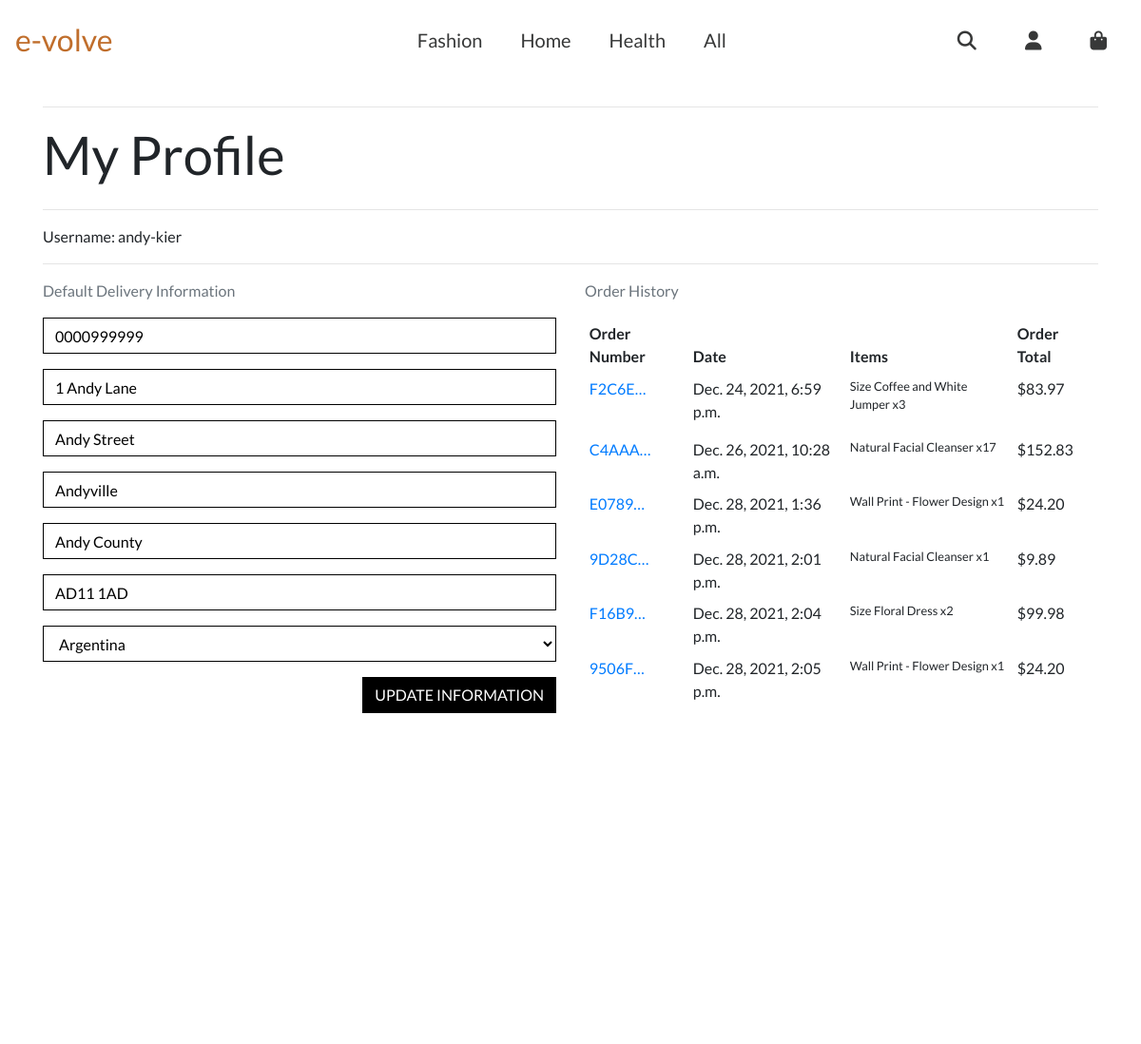
The app's page /profile/ (signed in), older data.
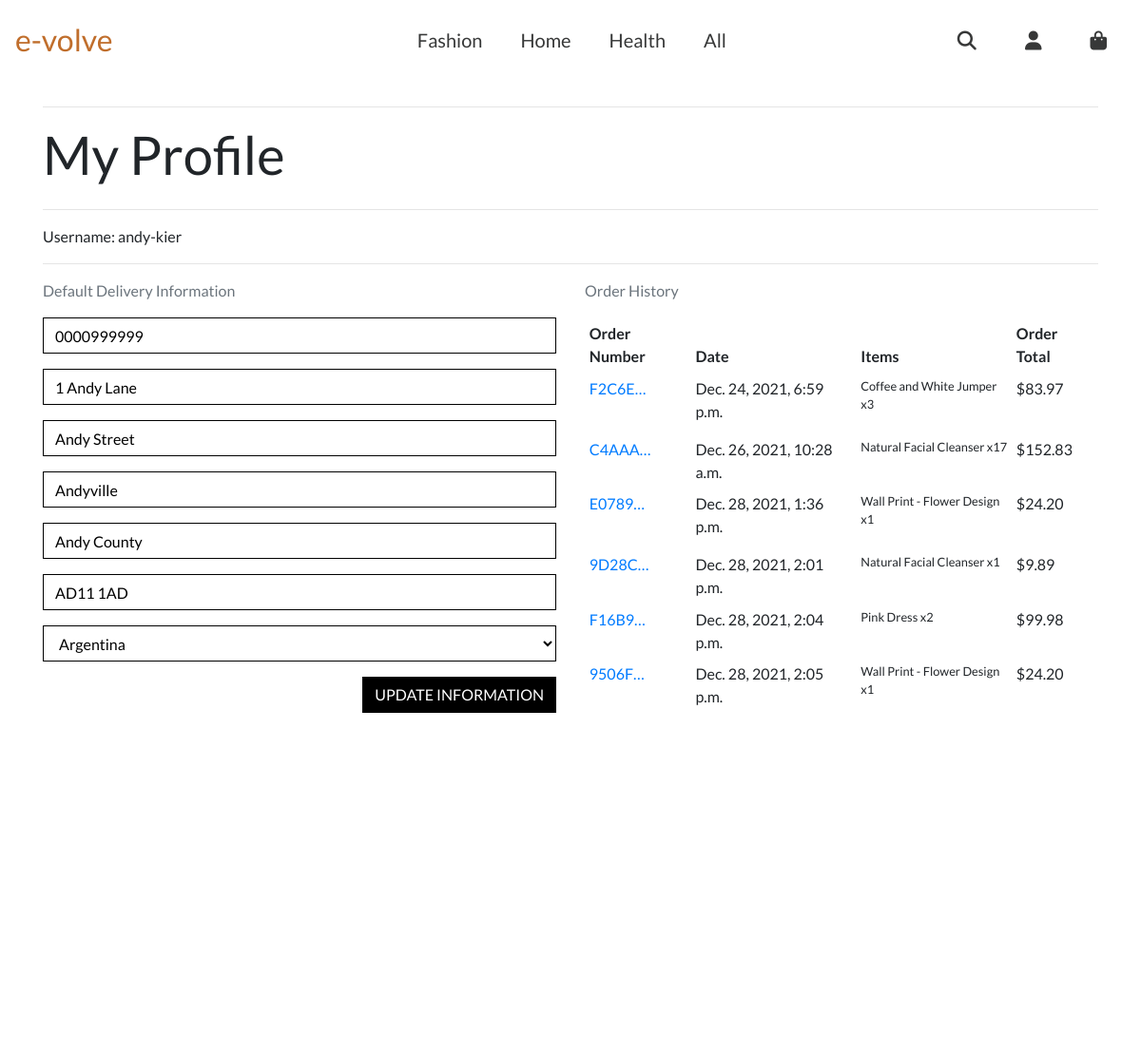
The same page, newer data.
### profiles/models.py (models this page shows)
class UserProfile(models.Model):
    user = models.OneToOneField(User, on_delete=models.CASCADE)
    default_phone_number = models.CharField(max_length=20, null=True,
                                            blank=True)
    default_street_address1 = models.CharField(max_length=80, null=True,
                                               blank=True)
    default_street_address2 = models.CharField(max_length=80, null=True,
                                               blank=True)
    default_town_or_city = models.CharField(max_length=40, null=True,
                                            blank=True)
    default_county = models.CharField(max_length=80, null=True,
                                      blank=True)
    default_postcode = models.CharField(max_length=20, null=True,
                                        blank=True)
    default_country = CountryField(blank_label='Country', null=True,
                                   blank=True)
    def __str__(self):
        return self.user.username

### checkout/models.py (models this page shows, shortened)
class Order(models.Model):
    order_number = models.CharField(max_length=32, null=False, editable=False)
    user_profile = models.ForeignKey(UserProfile, on_delete=models.SET_NULL,
                                     null=True, blank=True,
                                     related_name='orders')
    full_name = models.CharField(max_length=50, null=False, blank=False)
    email = models.EmailField(max_length=254, null=False, blank=False)
    phone_number = models.CharField(max_length=20, null=False, blank=False)
    country = CountryField(blank_label='Country *', null=False, blank=False)
    postcode = models.CharField(max_length=20, null=True, blank=True)
    town_or_city = models.CharField(max_length=40, null=False, blank=False)
    street_address1 = models.CharField(max_length=80, null=False, blank=False)
    street_address2 = models.CharField(max_length=80, null=True, blank=True)
    county = models.CharField(max_length=80, null=True, blank=True)
    date = models.DateTimeField(auto_now_add=True)
    delivery_cost = models.DecimalField(max_digits=6, decimal_places=2,
                                        null=False, default=0)
    order_total = models.DecimalField(max_digits=10, decimal_places=2,
                                      null=False, default=0)
    grand_total = models.DecimalField(max_digits=10, decimal_places=2,
                                      null=False, default=0)
    original_shopping_bag = models.TextField(null=False, blank=False,
                                             default='')
    stripe_pid = models.CharField(max_length=254, null=False, blank=False,
                                  default='')

class OrderLineItem(models.Model):
    SIZE_6 = "6"
    SIZE_8 = "8"
    SIZE_10 = "10"
    SIZE_12 = "12"
    SIZE_14 = "14"
    SIZE_16 = "16"
    SIZE_18 = "18"
    SIZE_20 = "20"
    SIZE_CHOICES = [
        (SIZE_6, 'Size 6'),
        (SIZE_8, 'Size 8'),
        (SIZE_10, 'Size 10'),
        (SIZE_12, 'Size 12'),
        (SIZE_14, 'Size 14'),
        (SIZE_16, 'Size 16'),
        (SIZE_18, 'Size 18'),
        (SIZE_20, 'Size 20'),
    ]
    order = models.ForeignKey(Order, null=False, blank=False,
                              on_delete=models.CASCADE,
                              related_name='lineitems')
    product = models.ForeignKey(Product, null=False, blank=False,
                                on_delete=models.CASCADE)
    product_size = models.CharField(max_length=2,
                                    choices=SIZE_CHOICES, null=True,
                                    blank=True)
    quantity = models.IntegerField(null=False, blank=False, default=0)
    lineitem_total = models.DecimalField(max_digits=6, decimal_places=2,
                                         null=False, blank=False,
                                         editable=False)

### products/models.py (models this page shows, shortened)
class Product(models.Model):
    category = models.ForeignKey('Category', null=True, blank=True,
                                 on_delete=models.SET_NULL)
    sku = models.CharField(max_length=254, null=True, blank=True)
    name = models.CharField(max_length=254)
    description = models.TextField()
    has_sizes = models.BooleanField(default=False, null=True, blank=True)
    price = models.DecimalField(max_digits=6, decimal_places=2)
    image_url = models.URLField(max_length=1024, null=True, blank=True)
    image = models.ImageField(null=True, blank=True)

### profiles/views.py (the view)
# urls.py: path('profile/', include('profiles.urls')),
@login_required()
def profile(request):
    profile = get_object_or_404(UserProfile, user=request.user)
    if request.method == 'POST':
        form = UserProfileForm(request.POST, instance=profile)
        if form.is_valid():
            form.save()
            messages.success(request, 'Profile updated successfully')
        else:
            messages.error(request, 'Update failed. Please ensure the form is valid.')
    else:
        form = UserProfileForm(instance=profile)
    orders = profile.orders.all()
    template = 'profiles/profile.html'
    context = {
        'profile': profile,
        'form': form,
        'orders': orders,
        'on_profile_page': True
    }
    return render(request, template, context)

### profiles/forms.py
class UserProfileForm(forms.ModelForm):
    class Meta:
        model = UserProfile
        exclude = ('user',)
    def __init__(self, *args, **kwargs):
        super().__init__(*args, **kwargs)
        placeholders = {
            'default_phone_number': 'Phone Number',
            'default_postcode': 'Postal Code',
            'default_town_or_city': 'Town or City',
            'default_street_address1': 'Street Address 1',
            'default_street_address2': 'Street Address 2',
            'default_county': 'County, State or Locality',
        }
        self.fields['default_phone_number'].widget.attrs['autofocus'] = True
        for field in self.fields:
            if field != 'default_country':
                if self.fields[field].required:
                    placeholder = f'{placeholders[field]} *'
                else:
                    placeholder = placeholders[field]
                self.fields[field].widget.attrs['placeholder'] = placeholder
            self.fields[field].widget.attrs['class'] = (
              'border-black rounded-0 profile-form-input')
            self.fields[field].label = False

### profiles/templates/profiles/profile.html (shortened to what this page needs)
{% extends "base.html" %}
{% load static %}
{% block extra_css %}
    <link rel="stylesheet" href="{% static 'profiles/css/profile.css' %}">
{% endblock %}
{% block content %}
    <div class="overlay"></div>
    <div class="mt-5 pt-5"></div>
    <div class="container">
        <div class="row">
            <div class="col">
                <hr>
                <h2 class="logo-font mb-4">My Profile</h2>
                <hr>
                Username: {{ profile }}
                <hr>
            </div>
        </div>
        <div class="row">
            <div class="col-12 col-lg-6">
                <p class="text-muted">Default Delivery Information</p>
                <form class="mt-3" action="{% url 'profile' %}" method="POST" id="profile-update-form">
                    {{ form|crispy }}
                    <button class="btn btn-black rounded-0 text-uppercase float-right">Update Information</button>
                </form>
            </div>
            <div class="col-12 col-lg-6">
                <p class="text-muted">Order History</p>
                <div class="order-history table-responsive">
                    <table class="table table-sm table-borderless">
                        <thead>
                            <tr>
                                <th>Order Number</th>
                                <th>Date</th>
                                <th>Items</th>
                                <th>Order Total</th>
                            </tr>
                        </thead>
                        <tbody>
                            {% for order in orders %}
                                <tr>
                                    <td>
                                        <a href="{% url 'order_history' order.order_number %}"
                                        title="{{ order.order_number }}">
                                            {{ order.order_number|truncatechars:6 }}
                                        </a>
                                    </td>
                                    <td>{{ order.date }}</td>
                                    <td>
                                        <ul class="list-unstyled">
                                            {% for item in order.lineitems.all %}
                                                <li class="small">
                                                    {% if item.product.has_sizes %}
                                                        Size {{ item.product.size|upper }}
                                                    {% endif %}{{ item.product.name }} x{{ item.quantity }}
                                                </li>
                                            {% endfor %}
                                        </ul>
                                    </td>
                                    <td>${{ order.grand_total }}</td>
                                </tr>
                            {% endfor %}
                        </tbody>
                    </table>
                </div>
            </div>
        </div>
{% endblock %}

### templates/base.html (shortened to what this page needs)
{% load static %}
<!doctype html>
<html lang="en">
  <head>
    {% block corecss %}
        <link rel="stylesheet" href="https://stackpath.bootstrapcdn.com/bootstrap/4.4.1/css/bootstrap.min.css">
        <link rel="stylesheet" href="{% static 'css/base.css' %}"/>
    {% endblock %}
    {% block extra_css %}
    {% endblock %}
  </head>
  <body>
    <header class="container-fluid fixed-top">
      <nav class="navbar navbar-expand-lg navbar-light bg-light">
        <a class="navbar-brand ml-auto site-logo d-none d-lg-inline-block" href="{% url 'home' %}">e-volve</a>
          <ul class="mobile-user-icons">
        </ul>
        <div class="d-none d-lg-inline-block nav-central-links">
          <ul class="">
            <li class="dropdown-category nav-item">
              <a href="{% url 'products' %}?category=fashion">
                <i id="home-products-link" data-toggle="" aria-haspopup="true" aria-expanded="false" class="d-lg-inline-block central-nav-link">Fashion</i>
              </a>
            </li>
            <li class="dropdown-category nav-item">
              <a href="{% url 'products' %}?category=home">
                <i id="home-products-link" data-toggle="" aria-haspopup="true" aria-expanded="false" class="d-lg-inline-block central-nav-link">Home</i>
              </a>
            </li>
            <li class="dropdown-category nav-item">
              <a href="{% url 'products' %}?category=health">
                <i id="home-products-link" data-toggle="" aria-haspopup="true" aria-expanded="false" class="d-lg-inline-block central-nav-link">Health</i>
              </a>
            </li>
            <li class="dropdown-category nav-item">
              <a href="{% url 'products' %}">
                <i id="all-products-link" href="" data-toggle="" aria-haspopup="true" aria-expanded="false" class="d-lg-inline-block central-nav-link">All</i>
              </a>
            </li>
          </ul>
        </div>
        <div>
          <ul class="user-section-large">
            <li class="list-inline-item d-none d-lg-inline-flex">
              <a href="#" id="desktop-search" class="central-nav-link" data-toggle="dropdown" aria-haspopup="true" aria-expanded="false">
                <i class="fas fa-search d-none d-lg-inline-flex"></i>
              </a>
            </li>
            <li id="desktop-user-link" class="list-inline-item dropdown">
              <a href="#" id="user-options-desktop" data-toggle="dropdown" aria-haspopup="true" aria-expanded="false">
                <div>
                  <i class="fas fa-user d-none d-lg-inline-flex central-nav-link"></i>
                </div>
              </a>
            </li>
            <li class="list-inline-item d-none d-lg-inline-block shopping-bag-large-screen">
              <a href="{% url 'shopping_bag' %}">
                <i class="fas fa-shopping-bag d-lg-inline-flex text-center central-nav-link"></i>
                <div class="text-center">
                  {% if total_including_delivery %}
                    <p class="bag-total">£{{ total_including_delivery|floatformat:2 }}</p>
                  {% else %}
                    <p class="zero-value">£0.00</p>
                  {% endif %}
                </div>
              </a>
            </li>
          </ul>
        </div>
      </nav>
    </header>
    {% block content %}
    {% endblock %}
  </body>
</html>

### static/css/base.css (style rules this page uses)
* { padding: 0; border: 0; margin: 0; border-color: #33373a; }
html { height: 100%; }
body, html { height: 100%; }
body { font-family: Lato; }
.container-fluid { padding: 0; }
.bg-light { background-color:white!important; }
.nav-central-links { display:inline-block; width: 50%; position:relative; left: 1rem; }
.central-nav-link { display:inline-block; text-decoration: none; color:rgb(55, 56, 56); transition: 0.4s; cursor: pointer; font-style: normal; font-size: 20px; padding-left: 20px; padding-right: 20px; }
.nav-central-links ul { list-style-type: none; }
.nav-central-links ul li { float: left; }
.user-section-large { list-style-type: none; }
.mobile-user-icons { position: relative; bottom: 8px; left: 30px; margin-top: 0px; margin-bottom: 0px; }
.fa-shopping-bag { color:rgb(55, 56, 56); }
nav div .shopping-bag-large-screen { text-decoration: none; position:relative; top: 24px; padding-bottom: 3px; padding-left: 0px; padding-right: 0px; }
.user-section-large { margin: 0; }
.zero-value { color: #ffffff; }
.site-logo { color:#c06e2c !important; font-size: 2rem; }
.btn-black { background: black; color: white; }
.border-black { border: 1px solid black !important; }
.overlay { height: 100%; width: 100%; top: 60px; left: 0; position: fixed; background: white; z-index: -1; }
@media screen and (min-device-width : 700px) { .carousel-caption h1, h2, h3 { font-size: 56px; } }

### profiles/static/profiles/css/profile.css (style rules this page uses)
.order-history { max-height: 416px; overflow-y: auto; }
#profile-update-form .form-control { color: #000; }
#profile-update-form input::placeholder { color: #aab7c4; }
#id_default_country, #id_default_country option:not(:first-child) { color: #000; }

Row changes from the older to the newer data that the page shows:
shown differently, row unchanged: OrderLineItem "Coffee and White Jumper": no longer shows "Size"
changed through a linked row, OrderLineItem: product.name "Floral Dress" → "Pink Dress"; no longer shows "Size"
